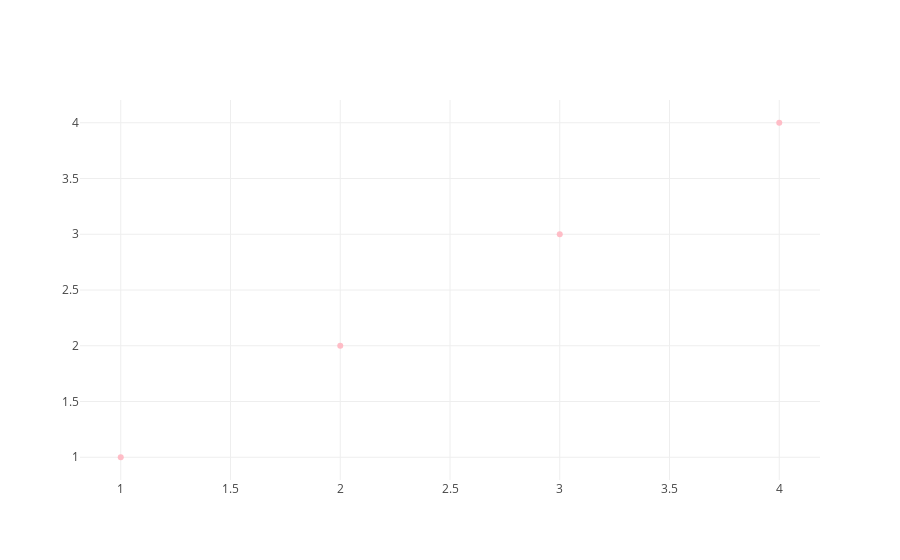

Notebook code cell kept with this figure:
### Markdown cell above
The plot above has one trace which is a line trace.  However, this type of trace is just the default.  Note, that we did not specify any particular type.

```python
trace = {'x': [1, 2, 3, 4], 'y': [1, 2, 3, 4]}
```

We can change it by changing the mode to `markers`.  While we are at it, let's also change the color of the markers.

### Code cell
trace = {'x': [1, 2, 3, 4], 'y': [1, 2, 3, 4], 'mode': 'markers', 'marker': {'color': 'rgba(255, 182, 193, .9)'}}

plotly.offline.iplot([
    trace
])

### Figure 1 — Plotly figure (JSON) as saved in the notebook; plotly's stock layout.template omitted (floating-point values rounded to 4 significant figures)
{"data": [{"marker": {"color": "rgba(255, 182, 193, .9)"}, "mode": "markers", "type": "scatter", "uid": "0d24e938-99d8-11e8-9ff5-0242ac110039", "x": [1, 2, 3, 4], "y": [1, 2, 3, 4]}], "layout": {}}
